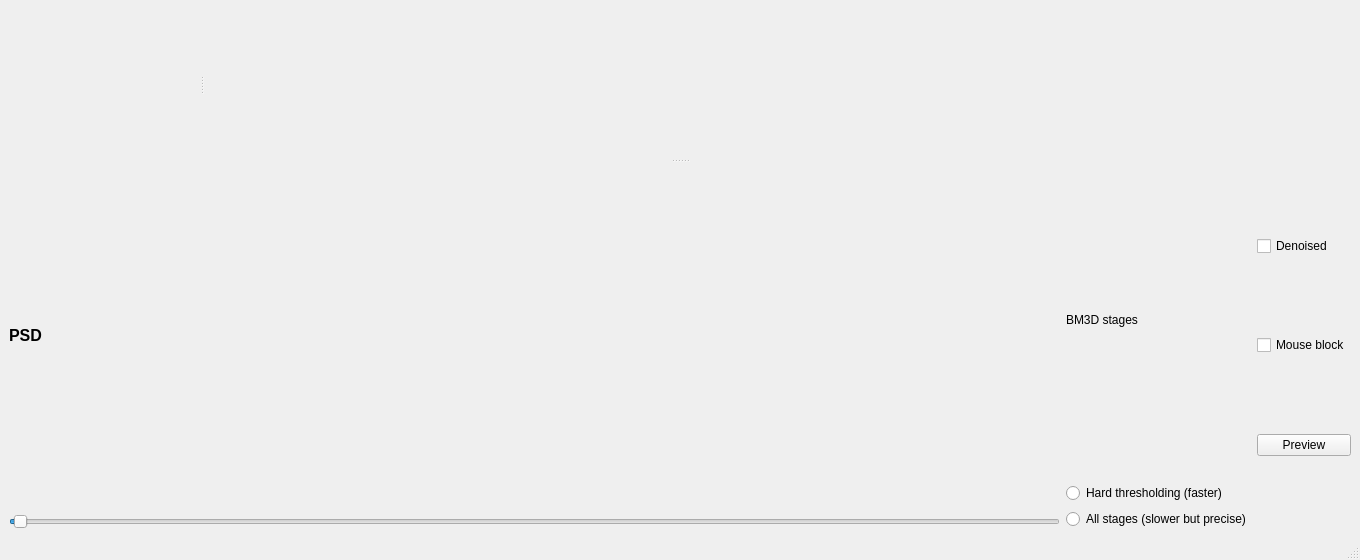
<?xml version="1.0" encoding="UTF-8"?>
<ui version="4.0">
 <class>MainWindow</class>
 <widget class="QMainWindow" name="MainWindow">
  <property name="geometry">
   <rect>
    <x>0</x>
    <y>0</y>
    <width>1360</width>
    <height>560</height>
   </rect>
  </property>
  <property name="windowTitle">
   <string>MainWindow</string>
  </property>
  <widget class="QWidget" name="centralwidget">
   <layout class="QVBoxLayout" name="verticalLayout">
    <item>
     <widget class="QSplitter" name="splitter_2">
      <property name="orientation">
       <enum>Qt::Vertical</enum>
      </property>
      <widget class="QSplitter" name="splitter">
       <property name="orientation">
        <enum>Qt::Horizontal</enum>
       </property>
       <widget class="ImageView" name="expSeries" native="true"/>
       <widget class="PlotWidget" name="profiles" native="true">
        <property name="minimumSize">
         <size>
          <width>600</width>
          <height>150</height>
         </size>
        </property>
       </widget>
      </widget>
      <widget class="QWidget" name="horizontalLayoutWidget_2">
       <layout class="QHBoxLayout" name="horizontalLayout_2">
        <item>
         <layout class="QVBoxLayout" name="verticalLayout_2">
          <item>
           <widget class="QLabel" name="label_psd">
            <property name="font">
             <font>
              <pointsize>12</pointsize>
              <weight>75</weight>
              <bold>true</bold>
             </font>
            </property>
            <property name="text">
             <string>PSD</string>
            </property>
           </widget>
          </item>
          <item>
           <widget class="QSlider" name="slider_psd">
            <property name="minimum">
             <number>1</number>
            </property>
            <property name="maximum">
             <number>1000</number>
            </property>
            <property name="pageStep">
             <number>100</number>
            </property>
            <property name="value">
             <number>5</number>
            </property>
            <property name="orientation">
             <enum>Qt::Horizontal</enum>
            </property>
           </widget>
          </item>
         </layout>
        </item>
        <item>
         <layout class="QVBoxLayout" name="verticalLayout_4">
          <item>
           <widget class="QLabel" name="label_stages">
            <property name="text">
             <string>BM3D stages</string>
            </property>
           </widget>
          </item>
          <item>
           <widget class="QRadioButton" name="radio_HT">
            <property name="text">
             <string>Hard thresholding (faster)</string>
            </property>
           </widget>
          </item>
          <item>
           <widget class="QRadioButton" name="radio_all">
            <property name="text">
             <string>All stages (slower but precise)</string>
            </property>
           </widget>
          </item>
         </layout>
        </item>
        <item>
         <layout class="QVBoxLayout" name="verticalLayout_5">
          <item>
           <widget class="QCheckBox" name="denoised">
            <property name="text">
             <string>Denoised</string>
            </property>
           </widget>
          </item>
          <item>
           <widget class="QCheckBox" name="mouseLock">
            <property name="text">
             <string>Mouse block</string>
            </property>
           </widget>
          </item>
          <item>
           <widget class="QPushButton" name="preview">
            <property name="text">
             <string>Preview</string>
            </property>
           </widget>
          </item>
         </layout>
        </item>
       </layout>
      </widget>
     </widget>
    </item>
   </layout>
  </widget>
  <widget class="QMenuBar" name="menubar">
   <property name="geometry">
    <rect>
     <x>0</x>
     <y>0</y>
     <width>1360</width>
     <height>21</height>
    </rect>
   </property>
  </widget>
  <widget class="QStatusBar" name="statusbar"/>
 </widget>
 <customwidgets>
  <customwidget>
   <class>ImageView</class>
   <extends>QWidget</extends>
   <header>pyqtgraph</header>
   <container>1</container>
  </customwidget>
  <customwidget>
   <class>PlotWidget</class>
   <extends>QWidget</extends>
   <header>pyqtgraph</header>
   <container>1</container>
  </customwidget>
 </customwidgets>
 <resources/>
 <connections/>
</ui>
